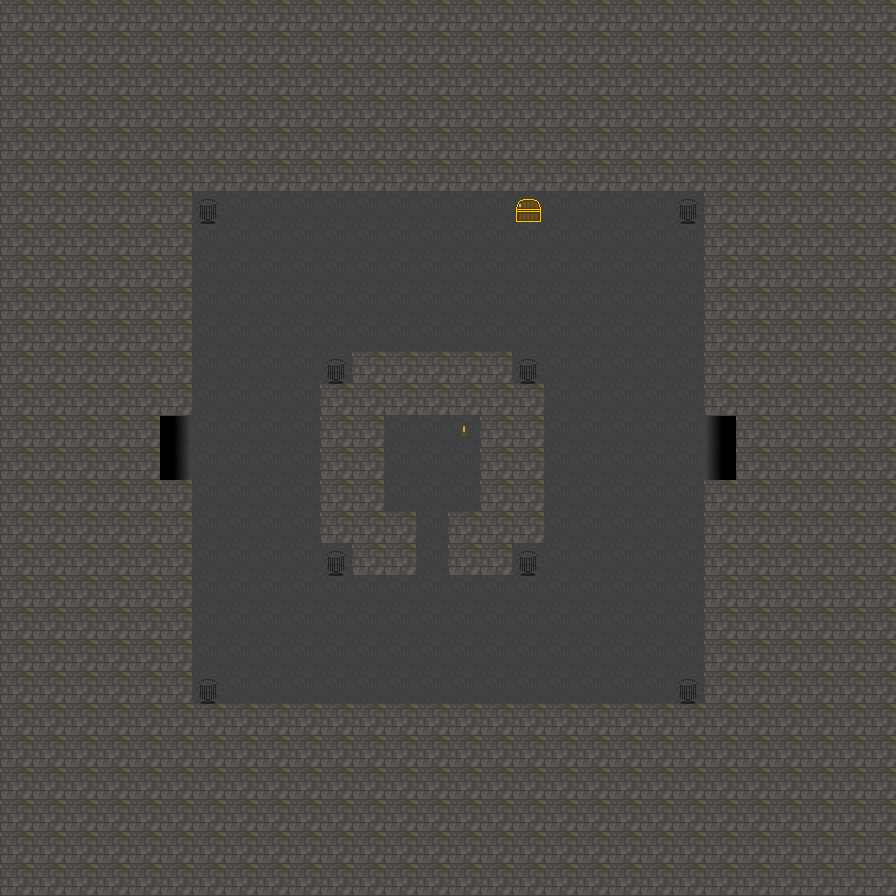

Tiled map render using the project's own tile images. Description and the map definition, with tile-layer contents summarised, below:
An orthogonal 28x28 tile map with 32x32 px tiles, 9 tile layers (floor, walls, below doors, doors, ...) and 20 objects (to room 3, to room 5, door_1, chest_2_unused1, chest_1_unused, ...).

<map version="1.0" orientation="orthogonal" width="28" height="28" tilewidth="32" tileheight="32">
 <properties>
  <property name="AmbientLight" value="0" />
  <property name="LightColor" value="210,120,20,0.5" />
  <property name="StartX" value="7" />
  <property name="StartY" value="7" />
  <property name="TileHeight" value="32" />
  <property name="TileWidth" value="32" />
 </properties>
 <tileset firstgid="1" name="Cavetileset" tilewidth="32" tileheight="32" spacing="2">
  <image source="Cavetileset.png" width="203" height="373" />
 </tileset>
 <layer name="floor" width="28" height="28">
  <properties>
   <property name="collide" value="false" />
  </properties>
  <data>[784 cells, 784 non-empty, 1 distinct tile ids]</data>
 </layer>
 <layer name="walls" width="28" height="28">
  <properties>
   <property name="collide" value="true" />
  </properties>
  <data>[784 cells, 558 non-empty, 1 distinct tile ids]</data>
 </layer>
 <layer name="below doors" width="28" height="28">
  <properties>
   <property name="cast_shadow" value="true" />
   <property name="collide" value="false" />
  </properties>
  <data>[784 cells, 0 non-empty, 0 distinct tile ids]</data>
 </layer>
 <layer name="doors" width="28" height="28">
  <properties>
   <property name="collide" value="false" />
  </properties>
  <data>[784 cells, 4 non-empty, 2 distinct tile ids]</data>
 </layer>
 <layer name="chests" width="28" height="28">
  <properties>
   <property name="collide" value="true" />
  </properties>
  <data>[784 cells, 1 non-empty, 1 distinct tile ids]</data>
 </layer>
 <layer name="switches" width="28" height="28">
  <data>[784 cells, 1 non-empty, 1 distinct tile ids]</data>
 </layer>
 <layer name="light sources" width="28" height="28">
  <properties>
   <property name="collide" value="true" />
  </properties>
  <data>[784 cells, 8 non-empty, 1 distinct tile ids]</data>
 </layer>
 <layer name="Characters" width="28" height="28">
  <properties>
   <property name="collide" value="false" />
  </properties>
  <data>[784 cells, 0 non-empty, 0 distinct tile ids]</data>
 </layer>
 <layer name="Lights" width="28" height="28">
  <properties>
   <property name="collide" value="false" />
  </properties>
  <data>[784 cells, 0 non-empty, 0 distinct tile ids]</data>
 </layer>
 <objectgroup name="Objects" width="28" height="28">
  <object name="to room 3" x="160" y="416" width="32" height="64">
   <properties>
    <property name="change_map" value="data/darkDungeonRoom3.tmx, 20, 14" />
    <property name="interaction_type" value="player_auto" />
    <property name="type" value="Interaction" />
   </properties>
  </object>
  <object name="to room 5" x="704" y="416" width="32" height="64">
   <properties>
    <property name="change_map" value="data/darkDungeonRoom5.tmx, 7, 14" />
    <property name="interaction_type" value="player_auto" />
    <property name="type" value="Interaction" />
   </properties>
  </object>
  <object x="160" y="640" width="96" height="96">
   <properties>
    <property name="LightColor" value="225,125,0,0.6" />
    <property name="type" value="MapLight" />
   </properties>
   <ellipse />
  </object>
  <object x="640" y="640" width="96" height="96">
   <properties>
    <property name="LightColor" value="225,125,0,0.6" />
    <property name="type" value="MapLight" />
   </properties>
   <ellipse />
  </object>
  <object x="480" y="512" width="96" height="96">
   <properties>
    <property name="LightColor" value="225,125,0,0.6" />
    <property name="type" value="MapLight" />
   </properties>
   <ellipse />
  </object>
  <object x="288" y="512" width="96" height="96">
   <properties>
    <property name="LightColor" value="225,125,0,0.6" />
    <property name="type" value="MapLight" />
   </properties>
   <ellipse />
  </object>
  <object x="288" y="320" width="96" height="96">
   <properties>
    <property name="LightColor" value="225,125,0,0.6" />
    <property name="type" value="MapLight" />
   </properties>
   <ellipse />
  </object>
  <object x="480" y="320" width="96" height="96">
   <properties>
    <property name="LightColor" value="225,125,0,0.6" />
    <property name="type" value="MapLight" />
   </properties>
   <ellipse />
  </object>
  <object x="640" y="160" width="96" height="96">
   <properties>
    <property name="LightColor" value="225,125,0,0.6" />
    <property name="type" value="MapLight" />
   </properties>
   <ellipse />
  </object>
  <object x="160" y="160" width="96" height="96">
   <properties>
    <property name="LightColor" value="225,125,0,0.6" />
    <property name="type" value="MapLight" />
   </properties>
   <ellipse />
  </object>
  <object name="door_1" x="416" y="512" width="32" height="32">
   <properties>
    <property name="closed" value="21" />
    <property name="opened" value="60" />
    <property name="type" value="Door" />
   </properties>
  </object>
  <object name="chest_2_unused1" x="448" y="416" width="32" height="32">
   <properties>
    <property name="call_order" value="0" />
    <property name="display_text" value="You pressed a switch!" />
    <property name="enabled" value="true" />
    <property name="interaction_type" value="player" />
    <property name="open_door" value="room_4_door1" />
    <property name="type" value="Interaction" />
   </properties>
  </object>
  <object name="chest_1_unused" x="496" y="192" width="48" height="32">
   <properties>
    <property name="call_order" value="0" />
    <property name="enable_object" value="door_1_lock" />
    <property name="enabled" value="true" />
    <property name="interaction_type" value="player" />
    <property name="type" value="Interaction" />
   </properties>
  </object>
  <object name="door_1_lock" x="416" y="544" width="32" height="32">
   <properties>
    <property name="display_text" value="You opened a door." />
    <property name="enabled" value="false" />
    <property name="interaction_type" value="player" />
    <property name="open_door" value="door_1" />
    <property name="type" value="Interaction" />
   </properties>
  </object>
  <object name="chest_1_disable" x="496" y="192" width="48" height="32">
   <properties>
    <property name="call_order" value="1" />
    <property name="disable_object" value="chest_1_unused" />
    <property name="display_text" value="You found a key!" />
    <property name="interaction_type" value="player" />
    <property name="type" value="Interaction" />
   </properties>
  </object>
  <object name="chest_2_disable1" x="448" y="416" width="32" height="33">
   <properties>
    <property name="call_order" value="1" />
    <property name="disable_object" value="chest_2_unused1" />
    <property name="interaction_type" value="player" />
    <property name="type" value="Interaction" />
   </properties>
  </object>
  <object name="room_4_door1" x="704" y="416" width="32" height="32">
   <properties>
    <property name="closed" value="55" />
    <property name="opened" value="57" />
    <property name="type" value="Door" />
   </properties>
  </object>
  <object name="chest_2_unused2" x="448" y="416" width="32" height="32">
   <properties>
    <property name="call_order" value="2" />
    <property name="enabled" value="true" />
    <property name="interaction_type" value="player" />
    <property name="open_door" value="room_4_door2" />
    <property name="type" value="Interaction" />
   </properties>
  </object>
  <object name="chest_2_disable2" x="448" y="416" width="32" height="33">
   <properties>
    <property name="call_order" value="3" />
    <property name="disable_object" value="chest_2_unused2" />
    <property name="interaction_type" value="player" />
    <property name="type" value="Interaction" />
   </properties>
  </object>
  <object name="room_4_door2" x="704" y="448" width="32" height="32">
   <properties>
    <property name="closed" value="61" />
    <property name="opened" value="63" />
    <property name="type" value="Door" />
   </properties>
  </object>
 </objectgroup>
</map>
